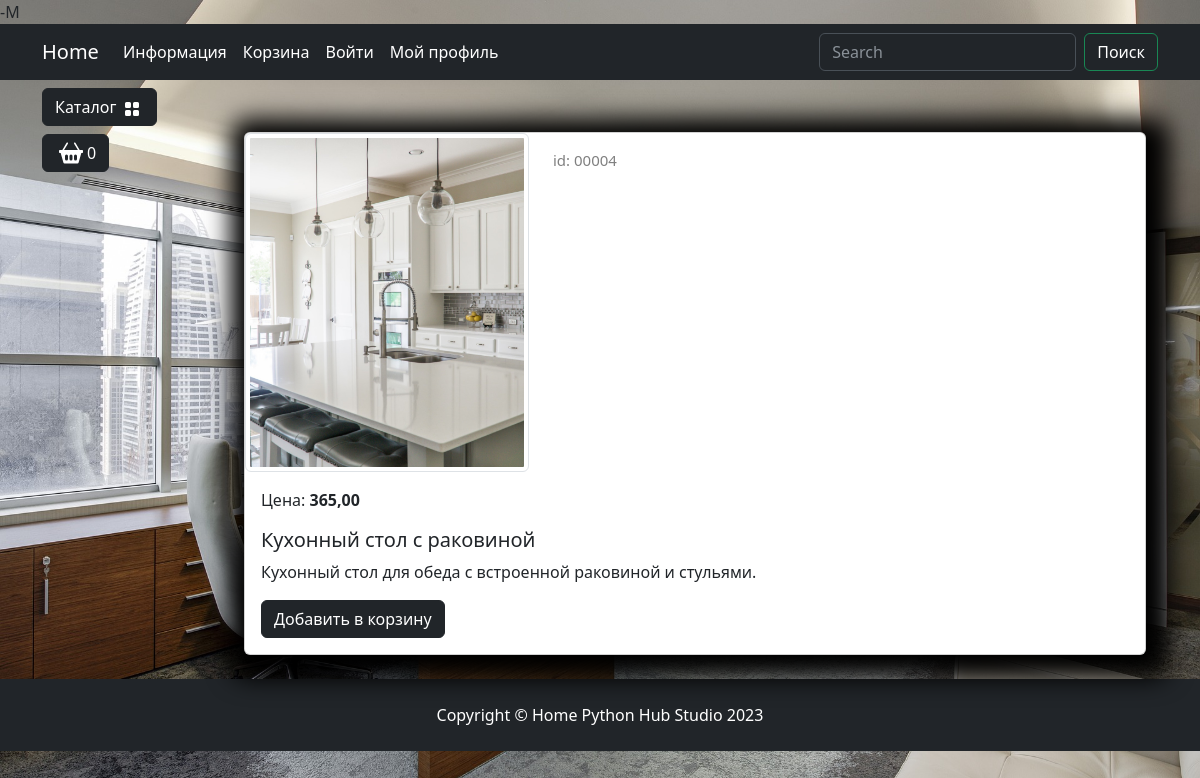
The app's page /catalog/product/kuhonnyj-stol-s-rakovinoj/ with its own data.
### goods/models.py (models this page shows, shortened)
class Products(models.Model):
    name = models.CharField(unique=True, max_length=150, verbose_name='Название')
    slug = models.SlugField(max_length=200, unique=True, blank=True, null=True, verbose_name='URL')
    description = models.TextField(blank=True, null=True, verbose_name='Описание')
    image = models.ImageField(upload_to='goods_images', blank=True, null= True,verbose_name='Изображение')
    price = models.DecimalField(default= 00.0, max_digits=7,decimal_places= 2, verbose_name='Цена')
    discount = models.DecimalField(default= 00.0, max_digits=4,decimal_places= 2, verbose_name='Скидка в %')
    quantity = models.PositiveBigIntegerField(default= 0,verbose_name= 'Количество')
    category = models.ForeignKey(to=Categories,on_delete=models.CASCADE, verbose_name='Категория')
    class Meta:
        db_table = 'product'
        verbose_name = 'Продукт'
        verbose_name_plural = 'Продукты'
    def display_id(self):
        return f'{self.id:05}'
    def sell_price(self):
        if self.discount:
            return round(self.price - self.price*self.discount/100, 2)
        return self.price

### goods/views.py (the view)
# urls.py: path('product/<slug:product_slug>/', views.product, name='product'),
def product(request, product_slug):
    product = Products.objects.get(slug=product_slug)
    context = {
        'product' : product,
    }
    return render(request,'goods/product.html',context=context)

### goods/templatetags/goods_tags.py (called while the page is built)
@register.simple_tag()
def tag_categories():
    return Categories.objects.all()

### goods/templates/goods/product.html (shortened to what this page needs)
{% extends "main/base.html" %}
{% load static %}
{% block content %}
<div class="container mt-5">
    <div class="card mb-4 custom-shadow">
        <div class="row">
            <div class="col-md-4">
                <img src="{{ product.image.url }}"
                    class="img-thumbnail" data-bs-toggle="modal" data-bs-target="#imageModal1">
            </div>
            <div class="col-md-4 ">
                <p class="product_id mt-3">id: {{ product.display_id }}</p>
            </div>
        </div>
        <div class="card-body">
            <p class="card-text">Цена: <strong>{{ product.sell_price }}</strong></p>
            <h5 class="card-title">{{ product.name }}</h5>
            <p class="card-text">{{ product.description }}</p>
            <a href="#" class="btn btn-dark add-to-cart">Добавить в корзину</a>
        </div>
    </div>
</div>
{% endblock content %}

### static/deps/css/my_css.css (style rules this page uses)
body { background-image: url("../images/bg-image.jpg"); background-repeat: no-repeat; background-attachment: fixed; background-position: center center; background-size: cover; height: 100%; }
.custom-shadow { box-shadow: 5px 5px 25px 19px #000000; }
.product_id { color: gray; font-size: 15px; }

### records on screen
Products: image (picture), display_id "00004", sell_price "365,00", name "Кухонный стол с раковиной", description "Кухонный стол для обеда с встроенной раковиной и стульями."
